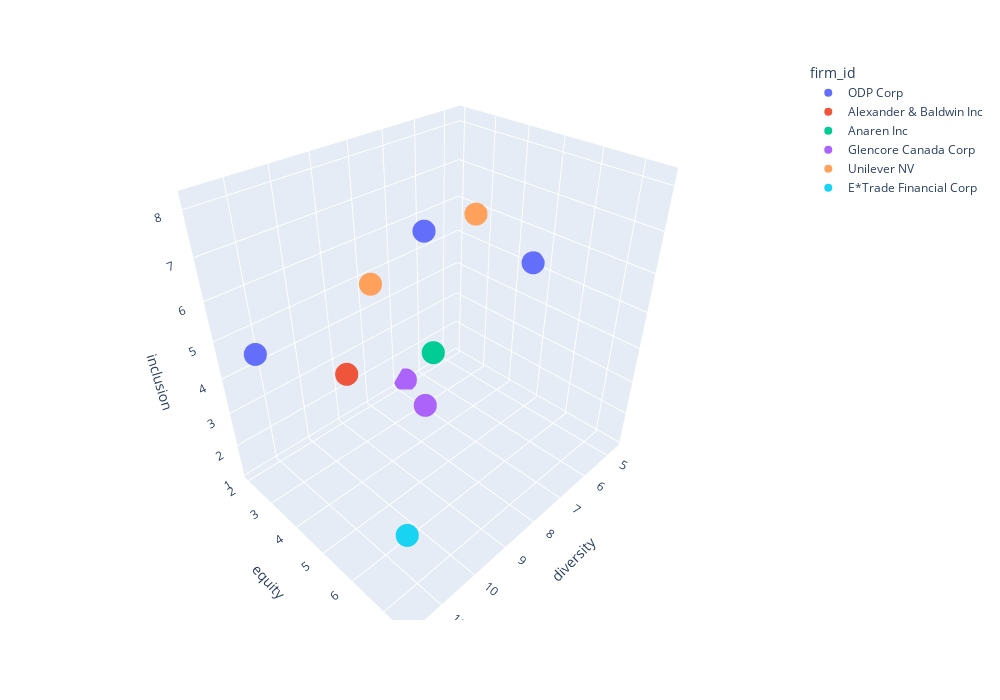

Write notebook code for a chart like this one.
### Code cell
fig = px.scatter_3d(df, x='diversity', y='equity', z='inclusion',
              color='firm_id')

fig.update_layout(autosize=True, 
                  width=1000, 
                  height=700,
                  )
fig.show()

### Figure 1 — Plotly figure (JSON) as saved in the notebook; plotly's stock layout.template omitted (floating-point values rounded to 4 significant figures)
{"data": [{"hovertemplate": "firm_id=ODP Corp<br>diversity=%{x}<br>equity=%{y}<br>inclusion=%{z}<extra></extra>", "legendgroup": "ODP Corp", "marker": {"color": "#636efa", "symbol": "circle"}, "mode": "markers", "name": "ODP Corp", "scene": "scene", "showlegend": true, "type": "scatter3d", "x": [4.673, 6.981, 11.71], "y": [4.61, 3.128, 3.167], "z": [5.155, 6.302, 5.256]}, {"hovertemplate": "firm_id=Alexander & Baldwin Inc<br>diversity=%{x}<br>equity=%{y}<br>inclusion=%{z}<extra></extra>", "legendgroup": "Alexander & Baldwin Inc", "marker": {"color": "#EF553B", "symbol": "circle"}, "mode": "markers", "name": "Alexander & Baldwin Inc", "scene": "scene", "showlegend": true, "type": "scatter3d", "x": [8.937], "y": [2.29], "z": [2.727]}, {"hovertemplate": "firm_id=Anaren Inc<br>diversity=%{x}<br>equity=%{y}<br>inclusion=%{z}<extra></extra>", "legendgroup": "Anaren Inc", "marker": {"color": "#00cc96", "symbol": "circle"}, "mode": "markers", "name": "Anaren Inc", "scene": "scene", "showlegend": true, "type": "scatter3d", "x": [7.85], "y": [4.297], "z": [3.882]}, {"hovertemplate": "firm_id=Glencore Canada Corp<br>diversity=%{x}<br>equity=%{y}<br>inclusion=%{z}<extra></extra>", "legendgroup": "Glencore Canada Corp", "marker": {"color": "#ab63fa", "symbol": "circle"}, "mode": "markers", "name": "Glencore Canada Corp", "scene": "scene", "showlegend": true, "type": "scatter3d", "x": [8.645, 6.729], "y": [4.834, 2.013], "z": [3.072, 1.143]}, {"hovertemplate": "firm_id=Unilever NV<br>diversity=%{x}<br>equity=%{y}<br>inclusion=%{z}<extra></extra>", "legendgroup": "Unilever NV", "marker": {"color": "#FFA15A", "symbol": "circle"}, "mode": "markers", "name": "Unilever NV", "scene": "scene", "showlegend": true, "type": "scatter3d", "x": [8.466, 11.08], "y": [6.018, 6.188], "z": [8.151, 7.872]}, {"hovertemplate": "firm_id=E*Trade Financial Corp<br>diversity=%{x}<br>equity=%{y}<br>inclusion=%{z}<extra></extra>", "legendgroup": "E*Trade Financial Corp", "marker": {"color": "#19d3f3", "symbol": "circle"}, "mode": "markers", "name": "E*Trade Financial Corp", "scene": "scene", "showlegend": true, "type": "scatter3d", "x": [11.7], "y": [7.535], "z": [3.572]}], "layout": {"autosize": true, "height": 700, "legend": {"title": {"text": "firm_id"}, "tracegroupgap": 0}, "margin": {"t": 60}, "scene": {"domain": {"x": [0, 1], "y": [0, 1]}, "xaxis": {"title": {"text": "diversity"}}, "yaxis": {"title": {"text": "equity"}}, "zaxis": {"title": {"text": "inclusion"}}}, "width": 1000}}
